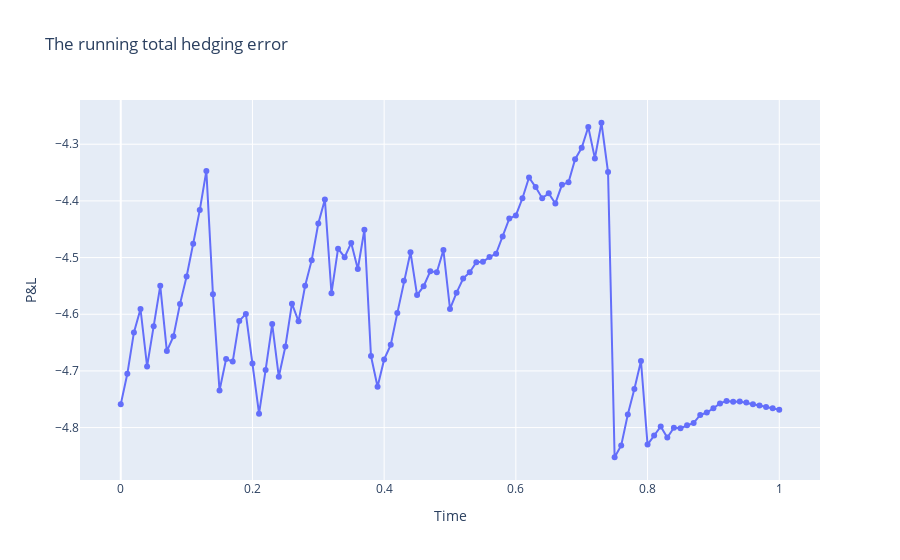

Source (notebook cell):
### Markdown cell above
### Figure 47.3 a

### Code cell
fig = go.Figure()

fig.add_trace(go.Scatter(x=table.index, y=table['Hedge Error'], mode='lines+markers', name='P&L'))

fig.update_layout(
    title='The running total hedging error', 
    xaxis_title='Time', 
    yaxis=dict(
        title='P&L'
    )
)

fig.show()
